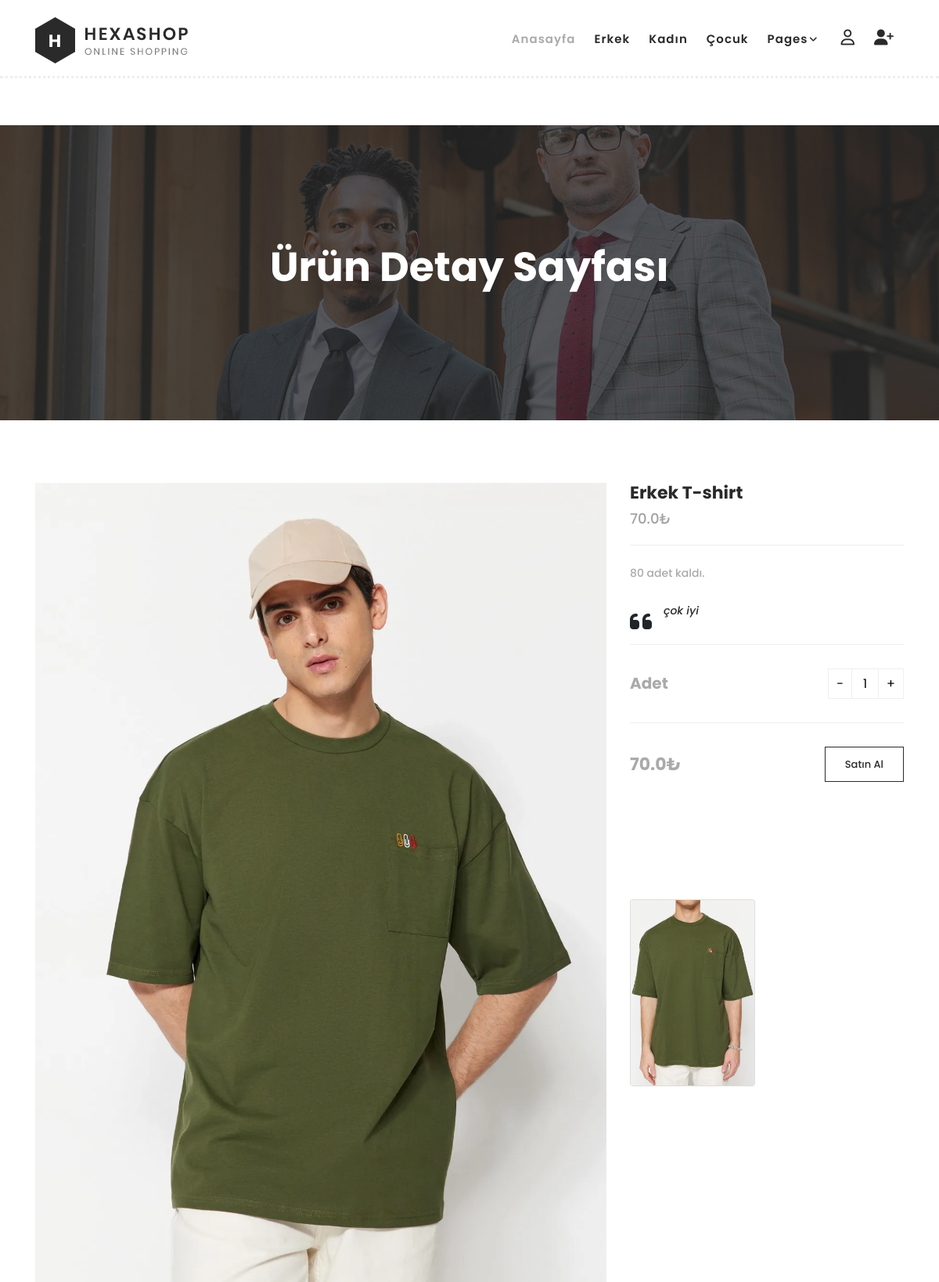
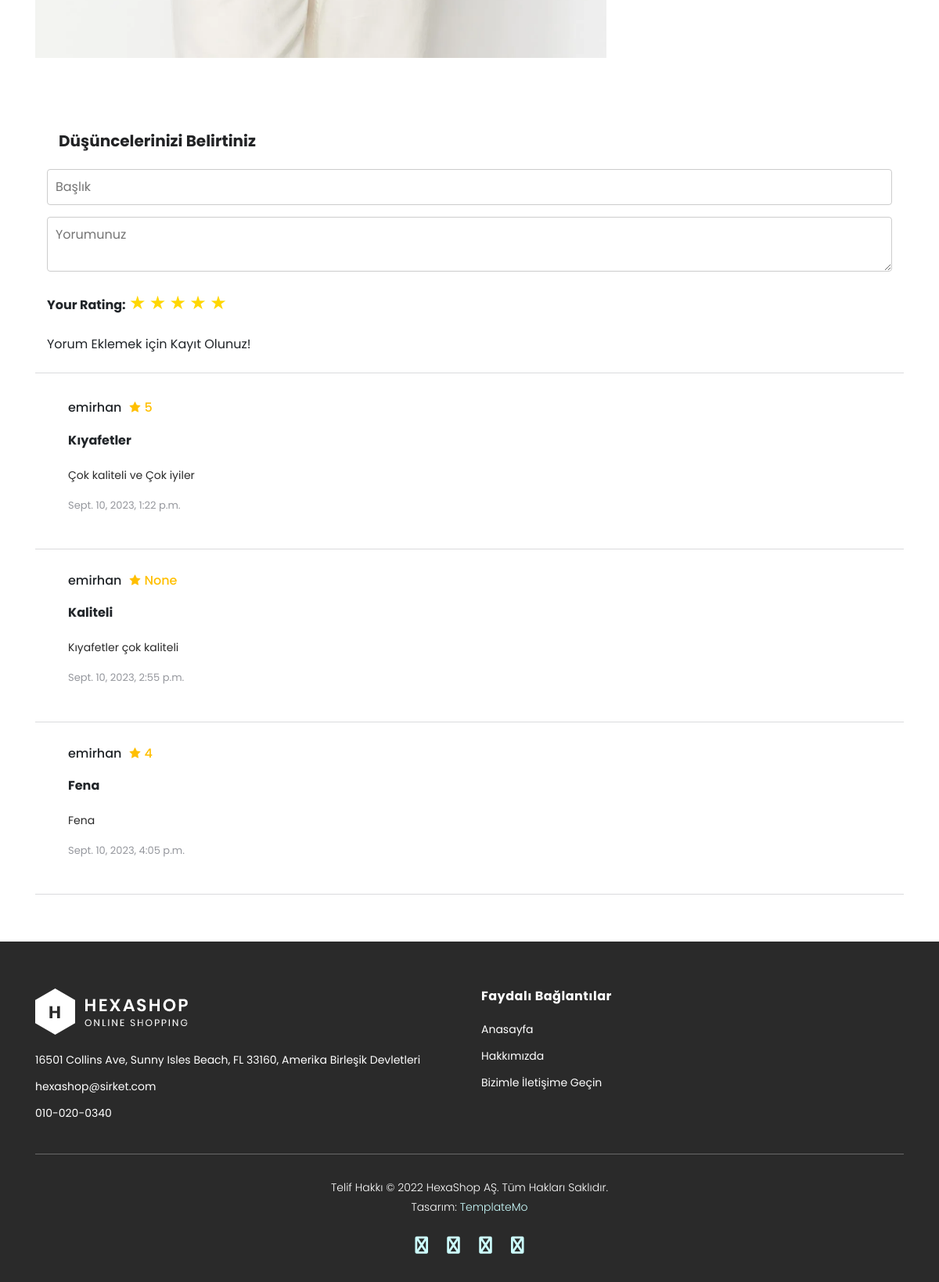
The page /urunler/5 on the database its author committed (2 pictures, top to bottom).
### product/models.py (models this page shows, shortened)
class Product(models.Model):
    STATUS= (
        ('True', 'Evet'),
        ('False', 'Hayır'),
    )
    category = models.ForeignKey(Category,on_delete=models.CASCADE) # Category tablosuyla ilişki kurulması
    title = models.CharField(max_length=150)
    keyword = models.CharField(max_length=255)
    description = models.CharField(max_length=255)
    image = models.ImageField(blank=True, upload_to='images/')
    price = models.FloatField()
    amount = models.IntegerField()
    slug = models.SlugField(unique=True)
    detail = RichTextUploadingField()
    status = models.CharField(max_length=10, choices=STATUS)
    create_at = models.DateTimeField(auto_now_add=True)
    update_at = models.DateTimeField(auto_now=True)

class Images(models.Model):
    product = models.ForeignKey(Product, on_delete=models.CASCADE)
    title = models.CharField(max_length=50, blank=True)
    images = models.ImageField(blank=True, upload_to='images/')

class Comment(models.Model):
    STATUS= (
        ('New', 'Yeni'),
        ('True', 'Göster'),
        ('False', 'Gösterme'),
    )
    product = models.ForeignKey(Product,on_delete=models.CASCADE)# Product tablosuyla ilişki kurulması
    user = models.ForeignKey(User,on_delete=models.CASCADE)
    subject = models.CharField(max_length=150,blank=True)
    comment = models.TextField(max_length=255)
    rate = models.IntegerField(blank=True,null=True)
    status = models.CharField(max_length=10,choices=STATUS,default='New')
    ip = models.CharField(blank=True,max_length=20)
    create_at = models.DateTimeField(auto_now_add=True)
    update_at = models.DateTimeField(auto_now=True)

### home/views.py (the view)
# urls.py: path("urunler/<int:id>", views.urun_detay, name="urun_detay"),
def urun_detay(request,id):
    urunler = Product.objects.get(pk=id)
    resimler = Images.objects.filter(product_id=id)
    comments = Comment.objects.filter(product_id=id,status='True')
    context = {"urunler":urunler,
               "resimler":resimler,
               "comments":comments,}
    return render(request, "home/urun_detay.html",context)

### home/templates/home/urun_detay.html (shortened to what this page needs)
{% extends 'home/homebase.html' %}
{% load static %}
{% block header %} {% include 'home/header.html' %} {% endblock %}
{% block content %}
     <div class="page-heading" id="top">
        <div class="container">
            <div class="row">
                <div class="col-lg-12">
                    <div class="inner-content">
                        <h2>Ürün Detay Sayfası</h2>
                    </div>
                </div>
            </div>
        </div>
    </div>
    <section class="section" id="product">
        <div class="container">
            <div class="row">
                <div class="col-lg-8">
                <div class="left-images">
                    <img src="{{urunler.image.url}}" alt="" >
                </div>
            </div>
            <div class="col-lg-4">
                <div class="right-content">
                    <h4>{{urunler.title}}</h4>
                    <span class="price">{{urunler.price}}₺</span>
                    <span>{{urunler.amount}} adet kaldı.</span>
                    <div class="quote">
                        <i class="fa fa-quote-left"></i><p>{{urunler.description}}</p>
                    </div>
                    <div class="quantity-content">
                        <div class="left-content">
                            <h6>Adet</h6>
                        </div>
                        <div class="right-content">
                            <div class="quantity buttons_added">
                                <input type="button" value="-" class="minus"><input type="number" step="1" min="1" max="{{urunler.amount}}" name="quantity" value="1" title="Qty" class="input-text qty text" size="4" pattern="" inputmode=""><input type="button" value="+" class="plus">
                            </div>
                        </div>
                    </div>
                    <div class="total">
                        <h4>{{urunler.price}}₺</h4>
                        <div class="main-border-button"><a href="#">Satın Al</a></div>
                    </div>
                </div>
                {% for resim in resimler %}
                    <div class="card" style="width: 10rem; margin-top: 150px;">
                        <img src="{{ resim.images.url }}" class="card-img-top enlarge-image" alt="...">
                    </div>
                {% endfor %}
            </div>
            </div>
        </div>
    </section>
    <link rel="stylesheet" href="{% static 'home/css/comment.css' %}" />
    <div class="container">
        <div id="reviews" class="review-section">
                <div class="col-md-12">
                    <div class="d-flex align-items-center justify-content-between mb-4 col-md-12">
                        <h4>Düşüncelerinizi Belirtiniz</h4>
                    </div>
                    <form action="/product/addcomment/{{urunler.id}}" method="post">
                    <div class="form-group">
                        <input class="input" type="text" name="subject" id="id_subject" placeholder="Başlık">
                    </div>
                    <div class="form-group">
                        <textarea class="input" name="comment" id="id_comment" placeholder="Yorumunuz"></textarea>
                    </div>
                    <div class="form-group">
                        <strong>Your Rating:</strong>
                        <div class="stars">
                            <input type="radio" id="star1" name="rate" value="1"><label for="star1"></label>
                            <input type="radio" id="star2" name="rate" value="2"><label for="star2"></label>
                            <input type="radio" id="star3" name="rate" value="3"><label for="star3"></label>
                            <input type="radio" id="star4" name="rate" value="4"><label for="star4"></label>
                            <input type="radio" id="star5" name="rate" value="5"><label for="star5"></label>
                        </div>
                    </div>
                    {% if user.id  is not None%}
                    <button class="button-50" style="margin-top:20px; display: flex;justify-content: center; text-align: center;">Gönder</button>
                    {%else%}
                    Yorum Eklemek için Kayıt Olunuz!
                    {%endif%}
                </form>
            </div>
            </div>
        </div>
        <div class="container">
        {% for rs in comments %}
        <div class="review-list">
            <ul>
                <li>
                    <div class="d-flex">
                        <div class="left">
                            <span>
                            </span>
                        </div>
                        <div class="right">
                            <h4>
                                {{rs.user.username}}
                                <span class="gig-rating text-body-2">
                                    {{rs.rate}}
                                </span>
                            </h4>
                            <div class="review-description">
                                <strong>{{rs.subject}}</strong>
                            </div>
                            <div class="review-description">
                                <p>
                                    {{rs.comment}}
                                </p>
                            </div>
                            <span class="publish py-3 d-inline-block w-100">{{rs.create_at}}</span>
                        </div>
                    </div>
                </div>
        {% endfor %}
    </div>
{% endblock %}
{% block footer %}{% include 'home/footer.html' %}{% endblock %}

### home/static/home/css/templatemo-hexashop.css (style rules this page uses)
html, body, div, span, applet, object, iframe, h1, h2, h3, h4, h5, h6, p, blockquote, div pre, a, abbr, acronym, address, big, cite, code, del, dfn, em, font, img, ins, kbd, q, s, samp, small, strike, strong, sub, sup, tt, var, b, u, i, center, dl, dt, dd, ol, ul, li, figure, header, nav, section, article, aside, footer, figcaption { margin: 0; padding: 0; border: 0; outline: 0; }
ul, li { padding: 0; margin: 0; list-style: none; }
header, nav, section, article, aside, footer, hgroup { display: block; }
* { box-sizing: border-box; }
html, body { font-family: 'Poppins', sans-serif; font-weight: 400; background-color: #fff; font-size: 16px; -ms-text-size-adjust: 100%; -webkit-font-smoothing: antialiased; -moz-osx-font-smoothing: grayscale; }
a { text-decoration: none !important; }
h1, h2, h3, h4, h5, h6 { margin-top: 0px; margin-bottom: 0px; }
ul { margin-bottom: 0px; }
p { font-size: 14px; line-height: 25px; color: #2a2a2a; }
html, body { background: #fff; font-family: 'Poppins', sans-serif; }
.main-border-button a { font-size: 13px; color: #fff; border: 1px solid #fff; padding: 12px 25px; display: inline-block; font-weight: 500; transition: all .3s; }
.page-heading { margin-top: 160px; margin-bottom: 30px; background-image: url(../images/products-page-heading.jpg); background-position: center center; background-size: cover; background-repeat: no-repeat; }
.page-heading .inner-content { padding: 150px 0px; text-align: center; }
.page-heading .inner-content h2 { font-size: 52px; color: #fff; font-weight: 700; margin-bottom: 15px; }
#product { margin-top: 80px; }
#product .left-images img { width: 100%; overflow: hidden; margin-bottom: 30px; }
#product .right-content { position: relative; z-index: 3; background-color: #fff; }
#product .right-content h4 { font-size: 22px; color: #2a2a2a; font-weight: 700; margin-bottom: 0px; }
#product .right-content span.price { font-size: 18px; color: #a1a1a1; font-weight: 500; display: block; margin-top: 5px; border-bottom: 1px solid #eee; padding-bottom: 20px; }
#product .right-content span { font-size: 14px; color: #aaaaaa; font-weight: 500; display: block; margin-top: 25px; }
#product .right-content .quote { margin-top: 25px; }
#product .right-content .quote i { float: left; font-size: 32px; margin-right: 15px; margin-top: 10px; }
#product .right-content .quote p { font-style: italic; color: #2a2a2a; font-weight: 500; }
#product .right-content p { font-size: 14px; color: #aaaaaa; font-weight: 500; display: block; margin-top: 25px; }
.quantity-content { margin-top: 30px; padding-top: 30px; border-top: 1px solid #eee; border-bottom: 1px solid #eee; width: 100%; padding-bottom: 30px; margin-bottom: 30px; }
.quantity-content .left-content { float: left; margin-right: 30px; }
.quantity-content .right-content { text-align: right; }
.quantity-content .left-content h6 { padding-top: 7px; font-size: 20px; font-weight: 700; color: #aaa; position: relative; z-index: 11; }
.total h4 { float: left; font-size: 20px; margin-top: 10px; color: #aaa!important; }
.total .main-border-button { text-align: right; }
.total .main-border-button a { border-color: #2a2a2a; color: #2a2a2a; }
.quantity { display: inline-block; }
.quantity .input-text.qty { width: 35px; height: 39px; padding: 0 5px; text-align: center; background-color: transparent; border: 1px solid #efefef; }
.quantity.buttons_added { text-align: left; position: relative; white-space: nowrap; vertical-align: top; }
.quantity.buttons_added input { display: inline-block; margin: 0; vertical-align: top; box-shadow: none; }
.quantity.buttons_added .minus, .quantity.buttons_added .plus { padding: 7px 10px 8px; height: 39px; background-color: #ffffff; border: 1px solid #efefef; cursor:pointer; }
.quantity.buttons_added .minus { border-right: 0; }
.quantity.buttons_added .plus { border-left: 0; }

### home/templates/home/urun_detay.html (style rules this page uses)
.enlarge-image { transition: transform 0.2s; }

### rows shown on the page
Product: image (picture), title "Erkek T-shirt", price "70.0", amount "80", description "çok iyi"
Images: images (picture)
Comment: user.username "emirhan", rate "5", subject "Kıyafetler", comment "Çok kaliteli ve Çok iyiler", create_at "Sept. 10, 2023, 1:22 p.m."
Comment: user.username "emirhan", rate "None", subject "Kaliteli", comment "Kıyafetler çok kaliteli", create_at "Sept. 10, 2023, 2:55 p.m."
Comment: user.username "emirhan", rate "4", subject "Fena", comment "Fena", create_at "Sept. 10, 2023, 4:05 p.m."
